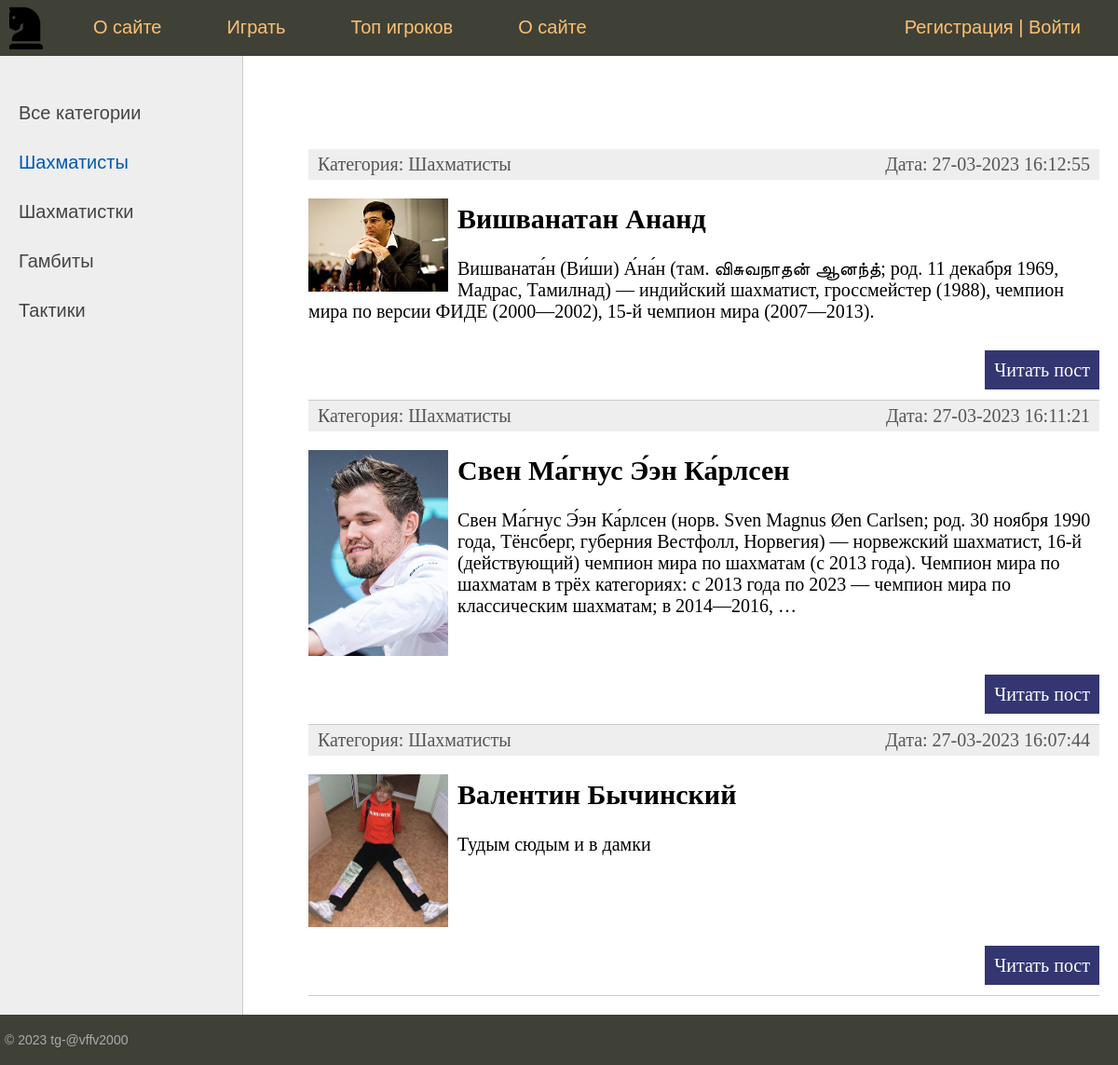
/category/shakhmatisty/, run on the app's committed database.
### chess/models.py (models this page shows, shortened)
class Category(models.Model):
    name = models.CharField(max_length=100, db_index=True, verbose_name="Категория")
    slug = models.SlugField(max_length=255, unique=True, db_index=True, verbose_name="URL")
    def __str__(self):
        return self.name
    def get_absolute_url(self):
        return reverse('category', kwargs={'cat_slug': self.slug})
    class Meta:
        verbose_name = 'Категория'
        verbose_name_plural = 'Категории'
        ordering = ['id']

class Masters(models.Model):
    title = models.CharField(max_length=255, verbose_name="Заголовок")
    slug = models.SlugField(max_length=255, unique=True, db_index=True, verbose_name="URL")
    content = models.TextField(blank=True, verbose_name="Текст статьи")
    photo = models.ImageField(upload_to="photos/%Y/%m/%d/", verbose_name="Фото")
    time_create = models.DateTimeField(auto_now_add=True, verbose_name="Время создания")
    time_update = models.DateTimeField(auto_now=True, verbose_name="Время изменения")
    is_published = models.BooleanField(default=True, verbose_name="Публикация")
    cat = models.ForeignKey('Category', on_delete=models.PROTECT,  verbose_name="Категории")
    def get_absolute_url(self):
        return reverse('post', kwargs={'post_slug': self.slug})
    class Meta:
        verbose_name = "Известные шахматисты"
        verbose_name_plural = "Известные шахматисты"
        ordering = ['-time_create']

### chess/views.py (the view)
# urls.py: path('category/<slug:cat_slug>/', ChessCategory.as_view(), name='category'),
class ChessCategory(DataMixin, ListView):
    model = Masters
    template_name = 'chess/index.html'
    context_object_name = 'posts'
    allow_empty = False
    def get_queryset(self):
        return Masters.objects.filter(cat__slug=self.kwargs['cat_slug'], is_published=True)
    def get_context_data(self, *, object_list=None, **kwargs):
        context = super().get_context_data(**kwargs)
        c_def = self.get_user_context(title='Категория - ' + str(context['posts'][0].cat),
                                      cat_selected=context['posts'][0].cat_id)
        return context | c_def

### chess/templatetags/chess_tags.py (called while the page is built)
@register.inclusion_tag('chess/list_catigories.html')  # для отображения бара слева в html{% show_category %}
def show_category(sort=None, cat_selected=0):
    if not sort:
        cats = Category.objects.all()
    else:
        cats = Category.objects.order_by(sort)
    return {'cats': cats, "cat_selected": cat_selected}

### chess/utils.py (called while the page is built)
    def get_user_context(self, **kwargs):  # создаёт контекст для шаблона
        context = kwargs  # начальный словарь
        cats = Category.objects.all()
        context['menu'] = menu
        context['cats'] = cats
        if 'cat_selected' not in context:
            context['cat_selected'] = 0
        return context

### chess/templates/chess/index.html (shortened to what this page needs)
{% extends 'chess/base.html' %}
{% block content %}
<ul class="list-articles">
	{% for p in posts %}
			<li><div class="article-panel">
	<p class="first">Категория: {{p.cat}}</p>
	<p class="last">Дата: {{p.time_update|date:"d-m-Y H:i:s"}}</p>
</div>
{% if p.photo %}
	<p><img class="img-article-left thumb" src="{{ p.photo.url }}"></p>
{% endif %}
				<h2>{{p.title}}</h2>
	{% autoescape on %}
	{{p.content|linebreaks|truncatewords:50}}
	{% endautoescape %}
			<p class="link-read-post"><a href="{{ p.get_absolute_url }}">Читать пост</a></p>
			</li>
	{% endfor %}
</ul>
{% endblock %}

### chess/templates/chess/base.html (shortened to what this page needs)
{% load static %}
{% load chess_tags %}
<!DOCTYPE html>
<html>
<head>
	<link type="text/css" href="{% static 'chess/css/styles.css' %}" rel="stylesheet" />
    <link href="https://cdn.jsdelivr.net/npm/bootstrap-icons@1.6.1/font/bootstrap-icons.css" rel="stylesheet">
    <link rel="stylesheet" href="https://use.fontawesome.com/releases/v5.15.3/css/all.css">
</head>
<body>
<table class="table-page" border=0 cellpadding="0" cellspacing="0">
<tr><td valign=top>
{% block mainmenu %}
		<div class="header">
			<ul id="mainmenu" class="mainmenu">
			<li class="logo"><a href="{% url 'home' %}"><div class="logo"></div></a></li>
{% for m in menu %}
			<li><a href="{% url m.url_name %}">{{m.title}}</a></li>
{% endfor %}
				{% if request.user.is_authenticated %}
				<li class="last"> {{user.username}} | <a href="{% url 'logout' %}">Выйти</a></li>
				{% else %}
				<li class="last"><a href="{% url 'register' %}">Регистрация</a> | <a href="{% url 'login' %}">Войти</a></li>
				{% endif %}
			</ul>
		</div>
{% endblock mainmenu %}
<table class="table-content" border=0 cellpadding="0" cellspacing="0">
<tr>
	<td valign="top" class="left-chapters">
	<ul id="leftchapters">
{% if cat_selected ==  0 %}
    <li class="selected">Все категории</li>
{% else %}
    <li><a href="{% url 'home' %}">Все категории</a></li>
{% endif %}
{% show_category cat_selected=cat_selected %}
	</ul>
</td>
<td valign="top" class="content">
<div class="content-text">
{% block content %}
{% endblock %}
	</div>
</td></tr></table>
</td></tr>
<tr><td valign=top>
	<div id="footer">
		<p>&copy; 2023 tg-@vffv2000</p>
	</div>
</td></tr></table>
</body>
</html>

### chess/templates/chess/list_catigories.html
{% for c in cats %}
    {% if c.pk == cat_selected %}
        <li class="selected">{{ c.name }}</li>
    {% else %}
        <li class="selected"><a href="{{ c.get_absolute_url }}">{{ c.name }}</a></li>
    {% endif %}
{% endfor %}

### chess/static/chess/css/styles.css (style rules this page uses)
html, body { font-family: 'Arial'; margin: 0; padding: 0; height: 100%; width: 100%; color: #444; }
a { color: #0059b2; text-decoration: none; }
img { max-width: 600px; height: auto; }
img.img-article-left { max-width: 300px; height: auto; float: left; padding: 0 10px 10px 0; }
img.img-article-left.thumb { max-width: 150px; height: auto; }
p.link-read-post { text-align: right; }
p.link-read-post a { padding: 10px; min-width: 100px; background: #333671; color: #fff; text-decoration: none; }
div.article-panel { background: #eee; padding: 5px 10px 5px 10px; box-sizing: border-box; overflow: hidden; color: #555; }
div.article-panel p.first { margin: 0; float: left; }
div.article-panel p.last { margin: 0; float: right; }
ul.list-articles { list-style: none; margin: 0; padding: 0; }
ul.list-articles li { border-bottom: 1px solid #ccc; }
.table-page { width: 100%; height: 100%; vertical-align: top; }
.table-page tr { height: 100%; }
.header { background: #3F4137; height: 60px; }
.logo { background: url('../images/logo.png') no-repeat 10px 5px; width: 70px; height: 60px; }
ul.mainmenu { list-style: none; margin: 0; padding: 0; height: 60px; color: #fdc073; font-size: 20px; overflow: hidden; }
ul.mainmenu li { float: left; margin: 18px 40px 0 30px; }
ul.mainmenu li.logo { margin: 0; }
ul.mainmenu li.last { float: right; }
ul.mainmenu li a { color: #fdc073; text-decoration: none; }
.table-content { width: 100%; min-height: 100%; height: 100%; }
.left-chapters { margin: 0; background: #eee; border-right: 1px solid #ccc; min-height: 100%; }
.left-chapters ul { width: 230px; min-height: 100%; margin: 0; padding: 20px 10px 10px 20px; list-style: none; font-size: 20px; }
.left-chapters ul li { margin: 30px 0 0 0; color: #999; }
.left-chapters ul li.selected { color: #0059b2; }
.left-chapters ul li a { color: #444; text-decoration: none; }
.content { padding: 40px 20px 20px 40px; width: 100%; box-sizing: border-box; }
.content-text { margin: 60px 0 0 30px; color: #000; font-size: 20px; font-family: Yandex Sans Display Light; }
#footer { box-sizing: border-box; background: #3F4137; padding: 5px; color: #aaa; font-size: 14px; font-family: Verdana, Geneva, Arial, Helvetica; text-align: left; overflow: hidden; }

### data on the page
Category: name "Шахматисты"
Category: name "Шахматистки"
Category: name "Гамбиты"
Category: name "Тактики"
Masters: cat "Шахматисты", time_update "27-03-2023 16:12:55", photo (picture), title "Вишванатан Ананд", content "Вишваната́н (Ви́ши) А́на́н (там. விசுவநாதன் ஆனந்த்; род. 11 декабря 1969, Мадрас, Тамилнад) — индийский шахматист, гроссмейстер (1988), чемпион мира по версии ФИДЕ (2000—2002), 15-й чемпион мира (2007—2013)."
Masters: cat "Шахматисты", time_update "27-03-2023 16:11:21", photo (picture), title "Свен Ма́гнус Э́эн Ка́рлсен", content "Свен Ма́гнус Э́эн Ка́рлсен (норв. Sven Magnus Øen Carlsen; род. 30 ноября 1990 года, Тёнсберг, губерния Вестфолл, Норвегия) — норвежский шахматист, 16-й (действующий) чемпион мира по шахматам (с 2013 года). Чемпион мира по шахматам в трёх категориях: с 2013 года по 2023 — чемпион мира по классическим шахматам; в 2014—2016, …"
Masters: cat "Шахматисты", time_update "27-03-2023 16:07:44", photo (picture), title "Валентин Бычинский", content "Тудым сюдым и в дамки"

### other printed values
{{ m.title }} "О сайте" "Играть" "Топ игроков" "О сайте"
